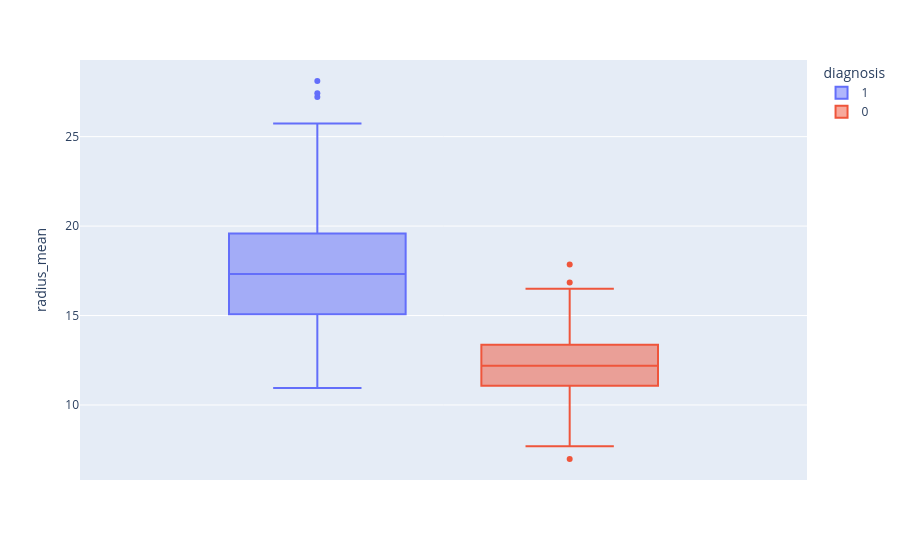

The cell this chart's notebook holds for it:
### Code cell
import plotly.express as px
fig = px.box(df, y="radius_mean",color="diagnosis")
fig.show()

### Figure 1 — Plotly figure (JSON) as saved in the notebook; plotly's stock layout.template omitted (floating-point values rounded to 4 significant figures; data arrays with more than 128 entries replaced by an {"elided": "..."} marker saying what was removed)
{"data": [{"alignmentgroup": "True", "hovertemplate": "diagnosis=1<br>radius_mean=%{y}<extra></extra>", "legendgroup": "1", "marker": {"color": "#636efa"}, "name": "1", "notched": false, "offsetgroup": "1", "orientation": "v", "showlegend": true, "type": "box", "x0": " ", "xaxis": "x", "y": {"elided": "212 float values"}, "y0": " ", "yaxis": "y"}, {"alignmentgroup": "True", "hovertemplate": "diagnosis=0<br>radius_mean=%{y}<extra></extra>", "legendgroup": "0", "marker": {"color": "#EF553B"}, "name": "0", "notched": false, "offsetgroup": "0", "orientation": "v", "showlegend": true, "type": "box", "x0": " ", "xaxis": "x", "y": {"elided": "357 float values"}, "y0": " ", "yaxis": "y"}], "layout": {"boxmode": "group", "legend": {"title": {"text": "diagnosis"}, "tracegroupgap": 0}, "margin": {"t": 60}, "xaxis": {"anchor": "y", "domain": [0, 1]}, "yaxis": {"anchor": "x", "domain": [0, 1], "title": {"text": "radius_mean"}}}}
